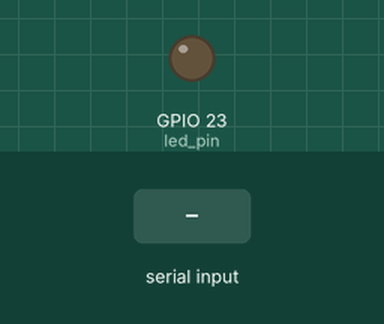
This program was run on a simulated ESP32. Shown: output pins drawn as LEDs (lit = HIGH). The test bench sets the inputs (shaded band). What the program prints to the serial monitor is not drawn.

Above: at 4.2 s.
4.3 s: byte 30 received over Serial
At 4.8 s:
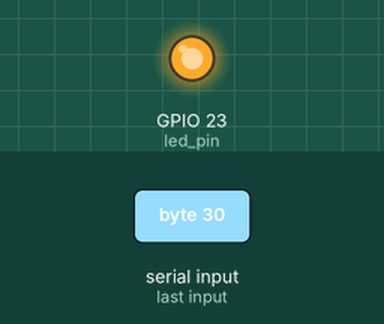
7.3 s: byte 90 received over Serial
At 9.8 s:
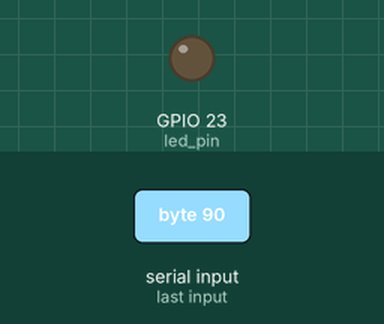
Timing chart, 0 to 11.3 s (numbered marks = the images above; inputs shaded):
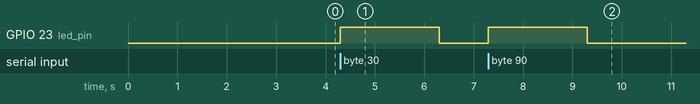

Measured:
- after the input at 4.3 s, GPIO 23 (led_pin): LOW → HIGH at once, → LOW 2.0 s later
- after the input at 7.3 s, GPIO 23 (led_pin): LOW → HIGH at once, → LOW 2.0 s later

The program:

main.cpp
```cpp
#include <Arduino.h>

#if CONFIG_FREERTOS_UNICORE
static const BaseType_t app_cpu = 0;
#else
static const BaseType_t app_cpu = 1;
#endif

static const uint8_t led_pin = GPIO_NUM_23;

static TimerHandle_t backlight_timer = NULL;
static const int backlight_timeout = 2000;

void echoSerialLCD(void *parameter){
  char current_char = '\0';
  while(1){
    if(Serial.available()>0){
      current_char = Serial.read();
      Serial.print(current_char);
      digitalWrite(led_pin, HIGH);
      xTimerStart(backlight_timer, portMAX_DELAY);
    }
  }
}

void LCDbacklightDelay(TimerHandle_t timer){
  digitalWrite(led_pin,LOW);
}

void setup() {
  pinMode(led_pin, OUTPUT);
  Serial.begin(115200);
  vTaskDelay(3000/portTICK_PERIOD_MS);
  Serial.println("LCD backlight demo");

  xTaskCreatePinnedToCore(
    echoSerialLCD,
    "LCD char echo",
    1024,
    NULL,
    1,
    NULL,
    app_cpu
  );

  backlight_timer = xTimerCreate(
    "LCD fadeout",
    backlight_timeout / portTICK_PERIOD_MS,
    pdFALSE,
    (void*) 0,
    LCDbacklightDelay
  );

  if(backlight_timer == NULL){
    Serial.println("Could not create timer");
  }else{
    xTimerStart(backlight_timer, portMAX_DELAY);
  }
}

void loop() {
  // put your main code here, to run repeatedly:
}
```
